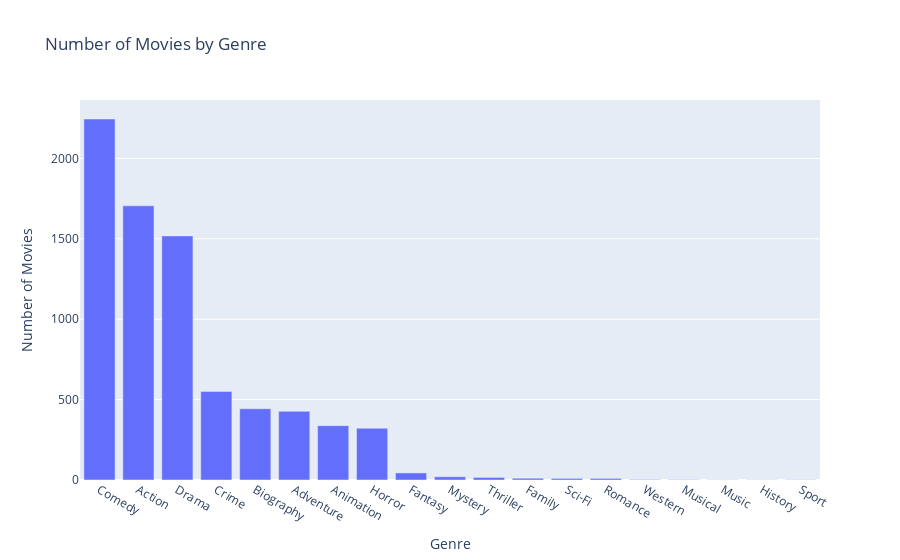

The notebook cell this image was saved under:
### Code cell
# Count the number of movies by genre
genre_count = df['genre'].value_counts().reset_index()
genre_count.columns= ['genre','movie_count']
# create a bar plot
fig = px.bar(genre_count, x='genre', y='movie_count', title='Number of Movies by Genre')
fig.update_layout(xaxis_title='Genre', yaxis_title='Number of Movies')
fig.show()

### Figure 1 — Plotly figure (JSON) as saved in the notebook; plotly's stock layout.template omitted (floating-point values rounded to 4 significant figures)
{"data": [{"alignmentgroup": "True", "hovertemplate": "genre=%{x}<br>movie_count=%{y}<extra></extra>", "legendgroup": "", "marker": {"color": "#636efa", "pattern": {"shape": ""}}, "name": "", "offsetgroup": "", "orientation": "v", "showlegend": false, "textposition": "auto", "type": "bar", "x": ["Comedy", "Action", "Drama", "Crime", "Biography", "Adventure", "Animation", "Horror", "Fantasy", "Mystery", "Thriller", "Family", "Sci-Fi", "Romance", "Western", "Musical", "Music", "History", "Sport"], "xaxis": "x", "y": [2245, 1705, 1518, 551, 443, 427, 338, 322, 44, 20, 16, 11, 10, 10, 3, 2, 1, 1, 1], "yaxis": "y"}], "layout": {"barmode": "relative", "legend": {"tracegroupgap": 0}, "title": {"text": "Number of Movies by Genre"}, "xaxis": {"anchor": "y", "domain": [0, 1], "title": {"text": "Genre"}}, "yaxis": {"anchor": "x", "domain": [0, 1], "title": {"text": "Number of Movies"}}}}
